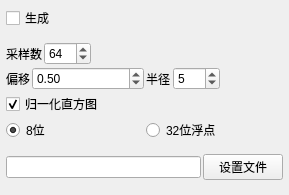
<?xml version="1.0" encoding="UTF-8"?>
<ui version="4.0">
 <class>Form</class>
 <widget class="QWidget" name="Form">
  <property name="geometry">
   <rect>
    <x>0</x>
    <y>0</y>
    <width>289</width>
    <height>195</height>
   </rect>
  </property>
  <property name="sizePolicy">
   <sizepolicy hsizetype="Expanding" vsizetype="Minimum">
    <horstretch>0</horstretch>
    <verstretch>0</verstretch>
   </sizepolicy>
  </property>
  <property name="minimumSize">
   <size>
    <width>200</width>
    <height>0</height>
   </size>
  </property>
  <property name="maximumSize">
   <size>
    <width>1000</width>
    <height>499</height>
   </size>
  </property>
  <property name="baseSize">
   <size>
    <width>0</width>
    <height>195</height>
   </size>
  </property>
  <property name="contextMenuPolicy">
   <enum>Qt::NoContextMenu</enum>
  </property>
  <property name="windowTitle">
   <string>窗体</string>
  </property>
  <property name="styleSheet">
   <string notr="true"/>
  </property>
  <layout class="QVBoxLayout" name="verticalLayout">
   <property name="spacing">
    <number>2</number>
   </property>
   <property name="leftMargin">
    <number>6</number>
   </property>
   <property name="topMargin">
    <number>6</number>
   </property>
   <property name="rightMargin">
    <number>6</number>
   </property>
   <property name="bottomMargin">
    <number>6</number>
   </property>
   <item>
    <layout class="QHBoxLayout" name="horizontalLayout">
     <property name="topMargin">
      <number>0</number>
     </property>
     <item>
      <widget class="QCheckBox" name="bake_cavity_generate">
       <property name="toolTip">
        <string>启用/禁用缝隙（cavity）贴图烘焙。</string>
       </property>
       <property name="text">
        <string>生成</string>
       </property>
       <property name="checked">
        <bool>false</bool>
       </property>
      </widget>
     </item>
     <item>
      <spacer name="horizontalSpacer">
       <property name="orientation">
        <enum>Qt::Horizontal</enum>
       </property>
       <property name="sizeHint" stdset="0">
        <size>
         <width>40</width>
         <height>20</height>
        </size>
       </property>
      </spacer>
     </item>
    </layout>
   </item>
   <item>
    <spacer name="verticalSpacer_4">
     <property name="orientation">
      <enum>Qt::Vertical</enum>
     </property>
     <property name="sizeType">
      <enum>QSizePolicy::Fixed</enum>
     </property>
     <property name="sizeHint" stdset="0">
      <size>
       <width>20</width>
       <height>10</height>
      </size>
     </property>
    </spacer>
   </item>
   <item>
    <layout class="QHBoxLayout" name="horizontalLayout_5">
     <property name="spacing">
      <number>2</number>
     </property>
     <property name="topMargin">
      <number>0</number>
     </property>
     <property name="rightMargin">
      <number>0</number>
     </property>
     <item>
      <layout class="QFormLayout" name="formLayout_2">
       <property name="topMargin">
        <number>0</number>
       </property>
       <item row="0" column="0">
        <widget class="QLabel" name="label_2">
         <property name="text">
          <string>采样数</string>
         </property>
        </widget>
       </item>
       <item row="0" column="1">
        <widget class="QSpinBox" name="bake_cavity_samples">
         <property name="sizePolicy">
          <sizepolicy hsizetype="Fixed" vsizetype="Fixed">
           <horstretch>0</horstretch>
           <verstretch>0</verstretch>
          </sizepolicy>
         </property>
         <property name="minimumSize">
          <size>
           <width>40</width>
           <height>0</height>
          </size>
         </property>
         <property name="toolTip">
          <string>设置从每个采样点（纹素）发射的采样射线数。</string>
         </property>
         <property name="minimum">
          <number>16</number>
         </property>
         <property name="maximum">
          <number>512</number>
         </property>
         <property name="value">
          <number>64</number>
         </property>
        </widget>
       </item>
      </layout>
     </item>
     <item>
      <spacer name="horizontalSpacer_2">
       <property name="orientation">
        <enum>Qt::Horizontal</enum>
       </property>
       <property name="sizeHint" stdset="0">
        <size>
         <width>40</width>
         <height>20</height>
        </size>
       </property>
      </spacer>
     </item>
    </layout>
   </item>
   <item>
    <layout class="QHBoxLayout" name="horizontalLayout_2">
     <property name="spacing">
      <number>2</number>
     </property>
     <property name="topMargin">
      <number>0</number>
     </property>
     <property name="rightMargin">
      <number>0</number>
     </property>
     <item>
      <layout class="QFormLayout" name="formLayout_6">
       <item row="0" column="0">
        <widget class="QLabel" name="label_6">
         <property name="text">
          <string>偏移</string>
         </property>
        </widget>
       </item>
       <item row="0" column="1">
        <widget class="QDoubleSpinBox" name="bake_cavity_offset">
         <property name="toolTip">
          <string>设置采样射线从参考网格上方发射的垂直偏移。值越高，贴图细节略少，但可确保射线在整个半径内发射。</string>
         </property>
         <property name="maximum">
          <double>1.000000000000000</double>
         </property>
         <property name="value">
          <double>0.500000000000000</double>
         </property>
        </widget>
       </item>
      </layout>
     </item>
     <item>
      <layout class="QFormLayout" name="formLayout_4">
       <item row="0" column="0">
        <widget class="QLabel" name="label_4">
         <property name="text">
          <string>半径</string>
         </property>
        </widget>
       </item>
       <item row="0" column="1">
        <widget class="QSpinBox" name="bake_cavity_searchDistance">
         <property name="sizePolicy">
          <sizepolicy hsizetype="Fixed" vsizetype="Fixed">
           <horstretch>0</horstretch>
           <verstretch>0</verstretch>
          </sizepolicy>
         </property>
         <property name="minimumSize">
          <size>
           <width>40</width>
           <height>0</height>
          </size>
         </property>
         <property name="toolTip">
          <string>设置参考网格在每个纹素周围被采样的最大半径。</string>
         </property>
         <property name="minimum">
          <number>1</number>
         </property>
         <property name="maximum">
          <number>100</number>
         </property>
         <property name="value">
          <number>5</number>
         </property>
        </widget>
       </item>
      </layout>
     </item>
    </layout>
   </item>
   <item>
    <widget class="QCheckBox" name="bake_cavity_normalize">
     <property name="toolTip">
      <string>开启后，结果贴图的值会被拉伸以适配整个贴图的动态范围（8位图像为0-256，浮点图像为0.0-1.0）。</string>
     </property>
     <property name="text">
      <string>归一化直方图</string>
     </property>
     <property name="checked">
      <bool>true</bool>
     </property>
    </widget>
   </item>
   <item>
    <layout class="QHBoxLayout" name="horizontalLayout_3">
     <property name="topMargin">
      <number>0</number>
     </property>
     <item>
      <widget class="QRadioButton" name="bake_cavity_8bit">
       <property name="toolTip">
        <string>贴图将保存为每通道8位的TGA或TIFF文件。动态范围被拉伸以适配8位图像所能提供的256级强度。</string>
       </property>
       <property name="text">
        <string>8位</string>
       </property>
       <property name="checked">
        <bool>true</bool>
       </property>
      </widget>
     </item>
     <item>
      <widget class="QRadioButton" name="bake_cavity_32bit">
       <property name="toolTip">
        <string>贴图将保存为每通道32位浮点TIFF文件。数值范围在0.0-1.0之间。</string>
       </property>
       <property name="text">
        <string>32位浮点</string>
       </property>
      </widget>
     </item>
    </layout>
   </item>
   <item>
    <spacer name="verticalSpacer_3">
     <property name="orientation">
      <enum>Qt::Vertical</enum>
     </property>
     <property name="sizeType">
      <enum>QSizePolicy::Fixed</enum>
     </property>
     <property name="sizeHint" stdset="0">
      <size>
       <width>20</width>
       <height>10</height>
      </size>
     </property>
    </spacer>
   </item>
   <item>
    <layout class="QHBoxLayout" name="horizontalLayout_8">
     <property name="spacing">
      <number>2</number>
     </property>
     <property name="topMargin">
      <number>0</number>
     </property>
     <item>
      <widget class="QLineEdit" name="bake_cavity_file">
       <property name="toolTip">
        <string>通过文件对话框选择烘焙贴图要保存到的文件。你也可以直接在“设置文件”按钮左侧的输入框中输入文件路径。烘焙贴图可保存为24位TGA，或24/32位浮点TIFF文件。</string>
       </property>
      </widget>
     </item>
     <item>
      <widget class="QPushButton" name="bake_cavity_setFile">
       <property name="toolTip">
        <string>通过文件对话框选择烘焙贴图要保存到的文件。你也可以直接在“设置文件”按钮左侧的输入框中输入文件路径。烘焙贴图可保存为24位TGA，或24/32位浮点TIFF文件。</string>
       </property>
       <property name="text">
        <string>设置文件</string>
       </property>
      </widget>
     </item>
    </layout>
   </item>
   <item>
    <spacer name="verticalSpacer">
     <property name="orientation">
      <enum>Qt::Vertical</enum>
     </property>
     <property name="sizeHint" stdset="0">
      <size>
       <width>10</width>
       <height>4</height>
      </size>
     </property>
    </spacer>
   </item>
  </layout>
 </widget>
 <resources/>
 <connections/>
</ui>
